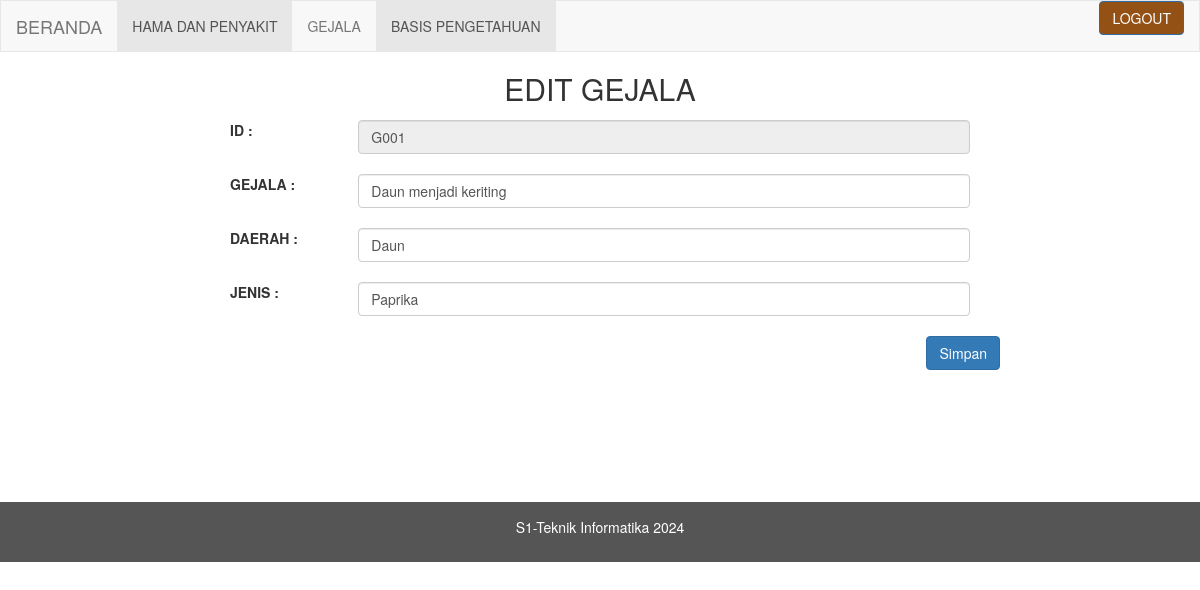
Screenshot of /aeditgejala.php?id=G001 with the database file from the repository.
### tables this page shows
CREATE TABLE `gejala` (
  `idgejala` varchar(10) NOT NULL,
  `gejala` varchar(1000) NOT NULL,
  `daerah` varchar(10) NOT NULL,
  `jenistanaman` varchar(20) NOT NULL
);

### aeditgejala.php (the view, shortened to what this page needs)
<?php
include('koneksi.php');
?>
<!DOCTYPE html>
<html lang="en">
<head>
  <link rel="stylesheet" href="https://maxcdn.bootstrapcdn.com/bootstrap/3.3.7/css/bootstrap.min.css">
  <link rel="stylesheet" href="css/style.css">
</head>
<body>
<nav class="navbar navbar-default" >
  <div class="container-fluid" >
    <div class="navbar-header" >
      <a class="navbar-brand" href="homeadmin.php">BERANDA</a>
    </div>
    <div class="collapse navbar-collapse" id="bs-example-navbar-collapse-1">
      <ul class="nav navbar-nav">
        <li class="active"><a href="hamadanpenyakit.php">HAMA DAN PENYAKIT <span class="sr-only">(current)</span></a></li>
        <li><a href="gejala.php">GEJALA</a></li>
        <li class="active"><a href="basispengetahuan.php">BASIS PENGETAHUAN <span class="sr-only">(current)</span></a></li>
      </ul>
      <ul class="nav navbar-nav navbar-right">
        <li><p><a href="logout.php"><button type="button" class="btn btn-primary btn-block" id="myBtn" style="background-color: #945116; color: #FFFFFF;">LOGOUT</button></a></p></li>
      </ul>
    </div>
  </div>
</nav>
<div class="container-fluid text-left">
  <div class="row content">
    <div class="col-md-8 col-md-offset-2">
      <h2 class="text-center">EDIT GEJALA</h2>
    <form method="post">
      <div class="form-group">
      			<label class="control-label col-sm-2">ID :</label>
      		<div class="col-sm-10">
                <?php
                       $tampil = "SELECT * FROM gejala where idgejala='".$_GET['id']."'";
                       $sql = mysqli_query ($konek_db,$tampil);
                       while($data = mysqli_fetch_array ($sql))
                    {
                        echo "<input type='text' name='idgejala' class='form-control' id='idgejala'  disabled value='".$data['idgejala']."'><br>";
                    }
                ?>
     		 </div>
        </div>
        <div class="form-group">
      			<label class="control-label col-sm-2">GEJALA :</label>
      		<div class="col-sm-10">
                <?php
                       $tampil = "SELECT * FROM gejala where idgejala='".$_GET['id']."'";
                       $sql = mysqli_query ($konek_db,$tampil);
                       while($data = mysqli_fetch_array ($sql))
                    {
                       echo "<input type='text'  class='form-control' id='gejala' name='gejala' value='".$data['gejala']."'><br>";
                    }
                ?>
     		 </div>
        </div>
          <div class="form-group">
      			<label class="control-label col-sm-2">DAERAH :</label>
      		<div class="col-sm-10">
                <?php
                       $tampil = "SELECT * FROM gejala where idgejala='".$_GET['id']."'";
                       $sql = mysqli_query ($konek_db,$tampil);
                       while($data = mysqli_fetch_array ($sql))
                    {
                       echo "<input type='text'  class='form-control' id='daerah' name='daerah' value='".$data['daerah']."'><br>";
                    }
                ?>
     		 </div>
        </div>
            <div class="form-group">
      			<label class="control-label col-sm-2">JENIS :</label>
      		<div class="col-sm-10">
                <?php
                       $tampil = "SELECT * FROM gejala where idgejala='".$_GET['id']."'";
                       $sql = mysqli_query ($konek_db,$tampil);
                       while($data = mysqli_fetch_array ($sql))
                    {
                       echo "<input type='text'  class='form-control' id='jenistanaman' name='jenistanaman' value='".$data['jenistanaman']."'><br>";
                    }
                ?>
     		 </div>
        </div>
        <ul class="nav navbar-nav navbar-right">
        <li><p><button type="submit" name ="submit" class="btn btn-primary">Simpan</button></p></li>
      </ul>
        </form>
    </div>
  </div>
</div>
<footer class="container-fluid text-center">
  <p>S1-Teknik Informatika 2024</p>
</footer>
</body>
</html>

### css/style.css (style rules this page uses)
.navbar { margin-bottom: 0; border-radius: 0; }
.row.content { height: 450px }
footer { background-color: #555; color: white; padding: 15px; }

### rows the page displays
gejala: idgejala "G001", gejala "Daun menjadi keriting", daerah "Daun", jenistanaman "Paprika"
